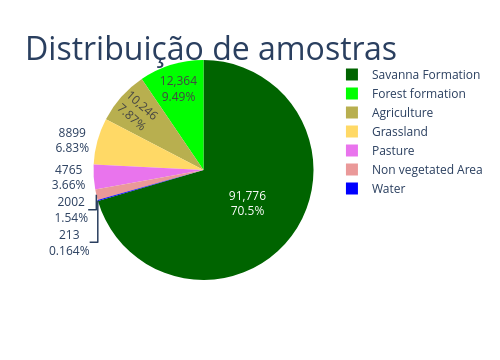

This figure's notebook cell:
### Code cell
fig = px.pie(
        df_graf,
        values='samples',
        names='class',
        # title= "Distribuição de amostras",
        color_discrete_sequence = colors
        )
fig.update_layout(
    title=dict(text="Distribuição de amostras", font=dict(size=32), automargin=True, yref='paper'),
    width = 500
)
fig.update_traces(textinfo='value+percent')
fig.show()

### Figure 1 — Plotly figure (JSON) as saved in the notebook; plotly's stock layout.template omitted (floating-point values rounded to 4 significant figures)
{"data": [{"domain": {"x": [0, 1], "y": [0, 1]}, "hovertemplate": "class=%{label}<br>samples=%{value}<extra></extra>", "labels": ["Forest formation", "Savanna Formation", "Grassland", "Pasture", "Agriculture", "Non vegetated Area", "Water"], "legendgroup": "", "name": "", "showlegend": true, "textinfo": "value+percent", "type": "pie", "values": [12364, 91776, 8899, 4765, 10246, 2002, 213]}], "layout": {"height": 360, "legend": {"tracegroupgap": 0}, "margin": {"t": 60}, "piecolorway": ["#006400", "#00ff00", "#B8AF4F", "#FFD966", "#E974ED", "#EA9999", "#0000FF"], "title": {"automargin": true, "font": {"size": 32}, "text": "Distribuição de amostras", "yref": "paper"}, "width": 500}}
